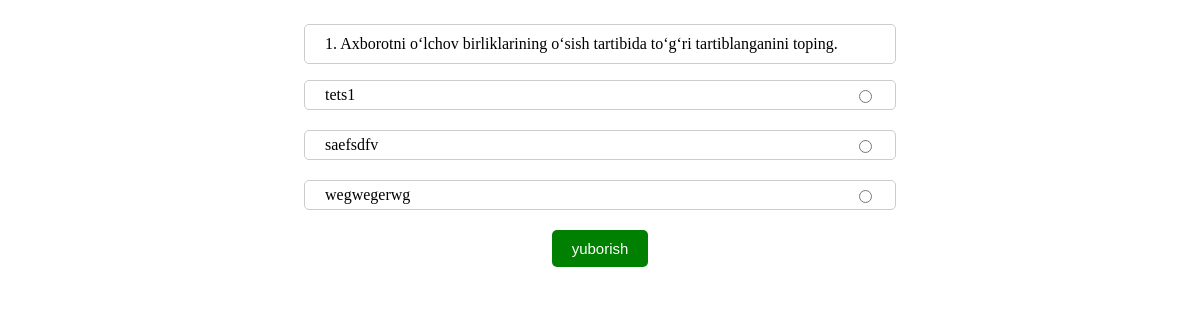
Page /stage/1/ on the committed database.
### base_app/models.py (models this page shows, shortened)
class Question(models.Model):
    text = models.TextField()
    stage = models.ForeignKey(
        Stage, on_delete=models.CASCADE, related_name='questions')

class Answer(models.Model):
    text = models.TextField()
    question = models.ForeignKey(
        Question, on_delete=models.CASCADE, related_name='answers')
    is_correct = models.BooleanField(default=False)

### base_app/views.py (the view)
# urls.py: path("stage/<int:pk>/", TestDetailView.as_view(), name='test'),
class TestDetailView(ListView):
    template_name = "test_detail.html"
    model = Question
    context_object_name = "questions"
    def get_queryset(self):
        queryset = Question.objects.filter(stage__id=self.kwargs.get('pk'))
        return queryset

### templates/test_detail.html (shortened to what this page needs)
<!DOCTYPE html>
{% load static %}
<html lang="en">
<head>
  <link rel="stylesheet" href="{% static 'css/test.css' %}">
</head>
<body>
  {% for question in questions %}
  <div class="test_common">
    <p class="test_savol">{{forloop.counter}}. {{ question.text }}</p>
    {% for ans in question.answers.all %}
    <div class="option">
      <label for="test{{ans.id}}" class="answer label_test{{forloop.counter}}">
        <span> {{ans.text}}</span>
        <input type="radio" id="test{{ans.id}}" class="test{{forloop.counter}}" name="test{{question.id}}" />
      </label>
    </div>
    {% endfor %}
  </div>
  {% endfor %}
  <input type="submit" id='send' value="yuborish">
</body>
</html>

### static/css/test.css (style rules this page uses)
body { display: flex; flex-direction: column; align-items: center; }
.test_common { width: 50%; }
.option { border:1px solid #ccc; padding: 5px 20px; border-radius: 5px; margin-bottom: 20px; }
.test_savol { border: 1px solid #ccc; padding: 10px 20px; border-radius: 5px; }
.answer { display: flex; justify-content: space-between; }
#send { padding: 10px 20px; background-color:green; color: white; border: none; border-radius: 5px; font-size: 15px; }

### rows in the picture
Question: text "Axborotni o‘lchov birliklarining o‘sish tartibida to‘g‘ri tartiblanganini toping."
Answer: text "tets1"
Answer: text "saefsdfv"
Answer: text "wegwegerwg"
